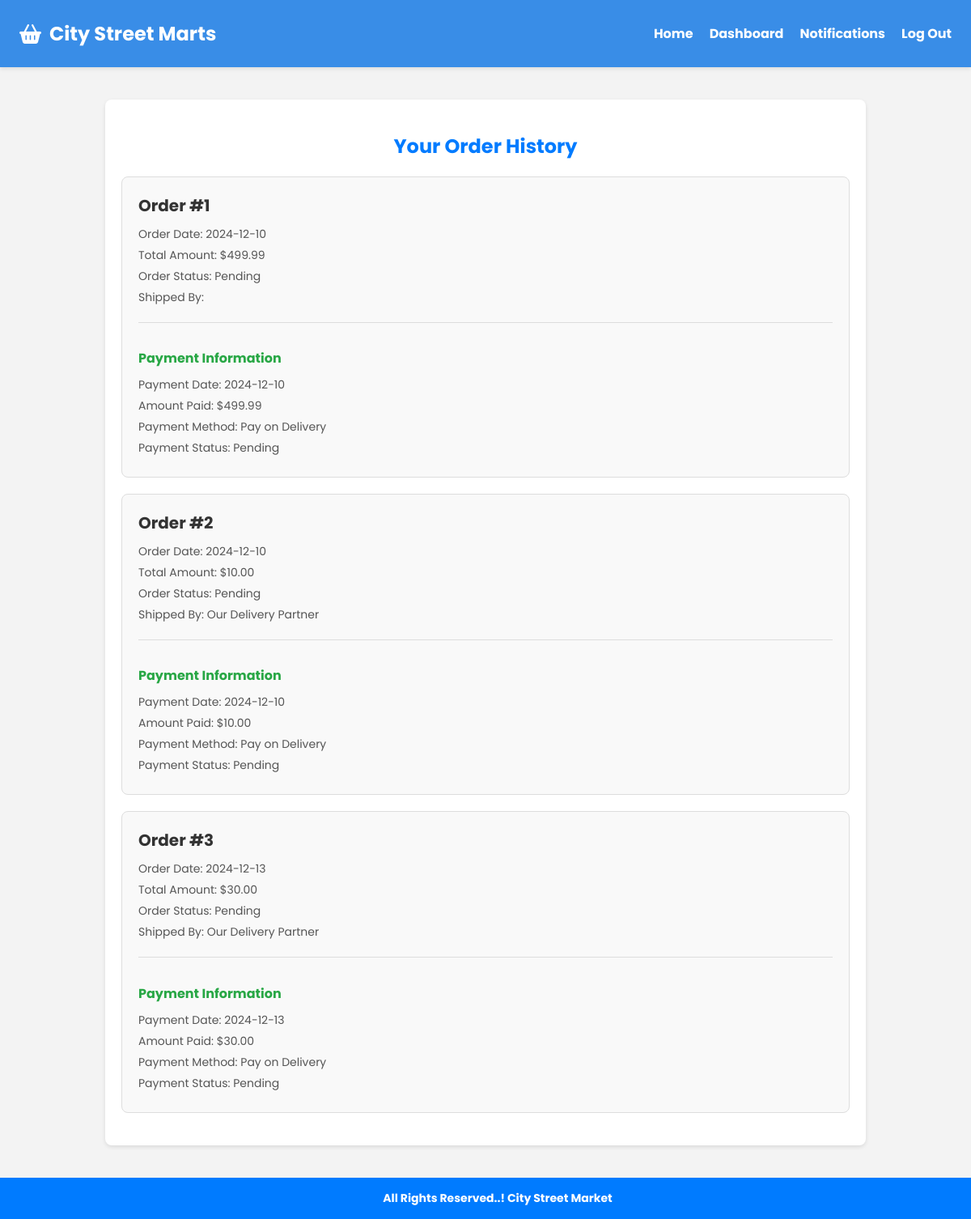
Screenshot of /user/UserHistory.php (signed in) with the database file from the repository.
### tables this page shows
CREATE TABLE IF NOT EXISTS `payment` (
  `payment_id` int NOT NULL AUTO_INCREMENT,
  `order_id` int NOT NULL,
  `payment_date` datetime NOT NULL,
  `amount` decimal(10,2) NOT NULL,
  `payment_method` varchar(50) NOT NULL,
  `payment_status` varchar(50) NOT NULL,
  PRIMARY KEY (`payment_id`),
  KEY `order_id` (`order_id`)
);

CREATE TABLE IF NOT EXISTS `orders` (
  `order_id` int NOT NULL AUTO_INCREMENT,
  `order_date` datetime NOT NULL,
  `total_amount` decimal(10,2) NOT NULL,
  `user_id` int NOT NULL,
  `order_status` varchar(50) NOT NULL,
  `shipped_by` varchar(100) DEFAULT NULL,
  `product_id` int NOT NULL,
  PRIMARY KEY (`order_id`),
  KEY `product_id` (`product_id`),
  KEY `user_id` (`user_id`)
);

### user/UserHistory.php (the view, shortened to what this page needs)
<?php
include 'db.php';
$user_id = $_SESSION['user_id'];
$sql = "SELECT o.order_id, o.order_date, o.total_amount, o.order_status, o.shipped_by,
               p.payment_id, p.payment_date, p.amount AS payment_amount, p.payment_method, p.payment_status
        FROM orders o
        LEFT JOIN payment p ON o.order_id = p.order_id
        WHERE o.user_id = ?";
$stmt = $conn->prepare($sql);
$stmt->bind_param("i", $user_id);
$stmt->execute();
$result = $stmt->get_result();
?>
<!DOCTYPE html>
<html lang="en">
<head>
    <link rel="stylesheet" href="css/UserHistory.css">
    <link rel="stylesheet" href="https://cdnjs.cloudflare.com/ajax/libs/font-awesome/6.0.0-beta3/css/all.min.css">
</head>
<body>
    <header>
        <div class="logo">
            <i class="fas fa-shopping-basket"></i> City Street Marts
        </div>
        <nav>
            <ul>
                <li><a href="UserHome.php">Home</a></li>
                <li><a href="UserDashboard.php">Dashboard</a></li>
                <li><a href="Notifications.php">Notifications</a></li>
                <li><a href="#" onclick="confirmLogout()">Log Out</a></li>
            </ul>
        </nav>
    </header>
    <main id="content">
        <section class="order-history-container">
            <h2>Your Order History</h2>
            <?php if ($result->num_rows > 0): ?>
                <div class="order-history">
                    <?php while ($row = $result->fetch_assoc()): ?>
                        <div class="order-item">
                            <div class="order-details">
                            <?php $string = $row['shipped_by'];?>
                                <h3>Order #<?php echo $row['order_id']; ?></h3>
                                <p>Order Date: <?php echo date('Y-m-d', strtotime($row['order_date'])); ?></p>
                                <p>Total Amount: $<?php echo number_format($row['total_amount'], 2); ?></p>
                                <p>Order Status: <?php echo htmlspecialchars($row['order_status']); ?></p>
                                <p>Shipped By: <?php echo htmlspecialchars($string ?? '', ENT_QUOTES, 'UTF-8'); ?></p>
                            </div>
                            <div class="payment-details">
                                <h4>Payment Information</h4>
                                <?php if ($row['payment_id']): ?>
                                    <p>Payment Date: <?php echo date('Y-m-d', strtotime($row['payment_date'])); ?></p>
                                    <p>Amount Paid: $<?php echo number_format($row['payment_amount'], 2); ?></p>
                                    <p>Payment Method: <?php echo htmlspecialchars($row['payment_method']); ?></p>
                                    <p>Payment Status: <?php echo htmlspecialchars($row['payment_status']); ?></p>
                                <?php else: ?>
                                    <p>No payment information available for this order.</p>
                                <?php endif; ?>
                            </div>
                        </div>
                    <?php endwhile; ?>
                </div>
            <?php else: ?>
                <p>You have no order history.</p>
            <?php endif; ?>
        </section>
    </main>
    <footer id="contact">
        <h4>All Rights Reserved..! City Street Market</h4>
    </footer>
</body>
</html>

### user/css/UserHistory.css (style rules this page uses)
body { font-family: 'Poppins', sans-serif; margin: 0; padding: 0; background-color: #f3f3f3; color: #333; display: flex; flex-direction: column; min-height: 100vh; }
header { background-color: #398de7; color: #fff; padding: 1.5rem; display: flex; justify-content: space-between; align-items: center; box-shadow: 0 2px 5px rgba(0, 0, 0, 0.1); }
header .logo { font-size: 24px; font-weight: bold; display: flex; align-items: center; }
header .logo i { margin-right: 10px; }
header nav ul { list-style: none; padding: 0; margin: 0; display: flex; }
header nav ul li { margin-left: 20px; }
header nav ul li a { color: #fff; text-decoration: none; font-weight: bold; transition: color 0.3s ease; }
main { flex: 1; padding: 20px; overflow: auto; }
.order-history-container { max-width: 900px; margin: 20px auto; background-color: #fff; padding: 20px; border-radius: 8px; box-shadow: 0 2px 5px rgba(0, 0, 0, 0.1); }
.order-history-container h2 { text-align: center; margin-bottom: 20px; color: #007bff; }
.order-item { padding: 20px; margin-bottom: 20px; border: 1px solid #ddd; border-radius: 8px; background-color: #f9f9f9; transition: box-shadow 0.3s ease; }
.order-details h3 { margin: 0 0 10px 0; font-size: 20px; color: #333; }
.order-details p { margin: 5px 0; font-size: 14px; color: #555; }
.payment-details { margin-top: 20px; padding-top: 10px; border-top: 1px solid #ddd; }
.payment-details h4 { color: #28a745; margin-bottom: 10px; }
.payment-details p { margin: 5px 0; font-size: 14px; color: #555; }
footer { text-align: center; padding: 15px; background-color: #007bff; color: #fff; width: 100%; position: relative; bottom: 0; }
footer h4 { margin: 0; font-size: 14px; }

### rows the page displays
payment: order.order_id "1", order.order_date "2024-12-10", order.total_amount "499.99", order.order_status "Pending", payment_date "2024-12-10", amount "499.99", payment_method "Pay on Delivery", payment_status "Pending"
payment: order.order_id "2", order.order_date "2024-12-10", order.total_amount "10.00", order.order_status "Pending", order.shipped_by "Our Delivery Partner", payment_date "2024-12-10", amount "10.00", payment_method "Pay on Delivery", payment_status "Pending"
payment: order.order_id "3", order.order_date "2024-12-13", order.total_amount "30.00", order.order_status "Pending", order.shipped_by "Our Delivery Partner", payment_date "2024-12-13", amount "30.00", payment_method "Pay on Delivery", payment_status "Pending"
